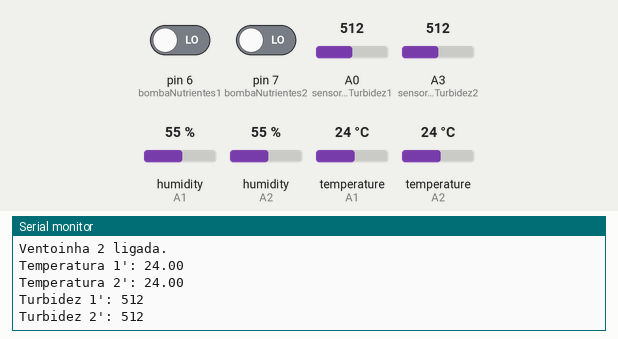
Simulated run of this sketch. Board: Arduino Uno, built with avr-gcc and run on an emulated ATmega328P. On the bench: the last lines printed to the serial monitor. The test bench sets the inputs (shaded band); at power-on: temperature (sensors on A1, A2) 24 °C, A0 (sensorDeTurbidez1) = 512, pin 6 (bombaNutrientes1) LOW, pin 7 (bombaNutrientes2) LOW, A3 (sensorDeTurbidez2) = 512, humidity (sensors on A1, A2) 55 %. The local clock reads 2024-03-15 10:24:30 at power-on unless the sketch sets it.

Above: at 1.2 s.
1.3 s: temperature (sensor on A1) set to 12 °C
3.9 s: A0 (sensorDeTurbidez1) set to 716
At 5.5 s:
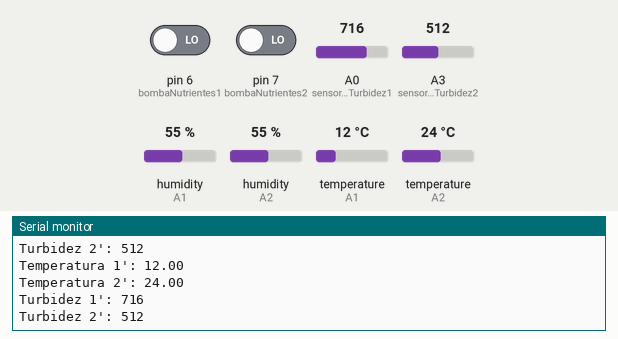
7.9 s: pin 6 (bombaNutrientes1) driven HIGH
12.1 s: temperature (sensor on A1) set to 28 °C
14.7 s: A0 (sensorDeTurbidez1) set to 306
At 16.2 s:
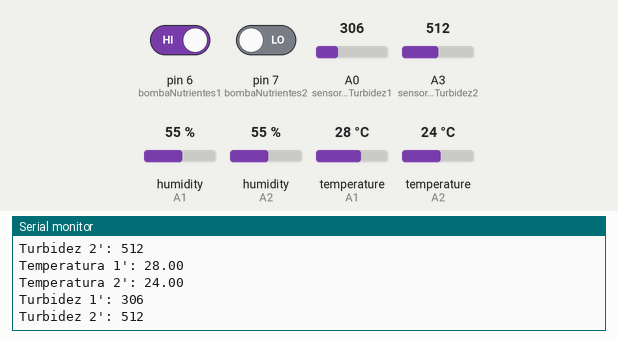
18.4 s: temperature (sensor on A2) set to 12 °C
At 20.7 s:
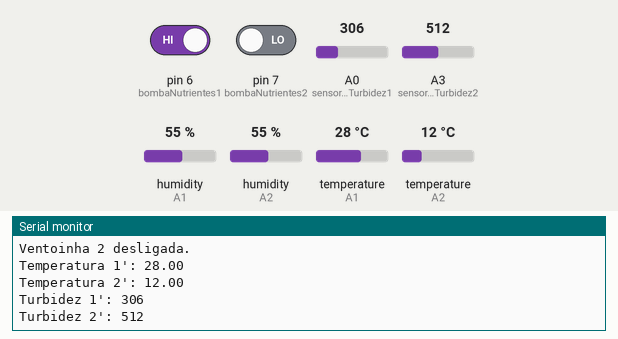
Timing chart, 0 to 22.0 s (numbered marks = the images above; inputs shaded):
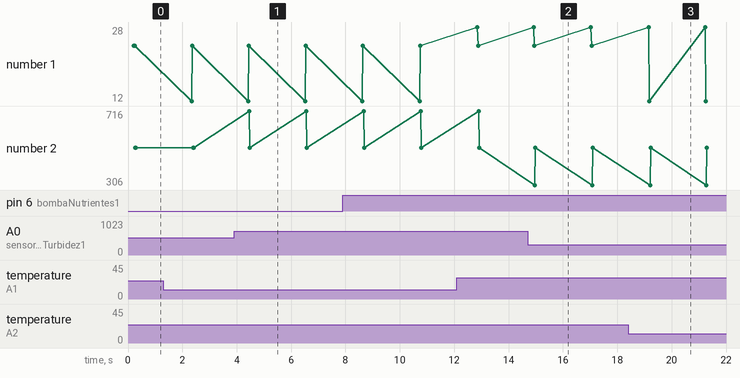

Measured:
- after the input at 3.9 s, the serial monitor: prints a new line after 0.56 s (image 1)
- after the input at 14.7 s, the serial monitor: prints a new line after 0.27 s (image 2)
- after the input at 18.4 s, the serial monitor: prints a new line after 0.70 s (image 3)
- plotted number 1: 24 → 12 after the input at 18.4 s

The sketch:

EstufaInteligente.ino
```cpp
//unir lampadaCultivo1 e 2

#include <DS3231.h>

//PORTA DO MODULO DE RELOGIO: SDA é A4 e SCL é A5
DS3231 rtc(SDA, SCL);
Time t;
int horaAnterior, minutoAnterior, segundoAnterior;

//Trecho de inicialização do sensor de umidade e temperatura
#include "DHT.h"
#define DHTPIN1 A1 // pino que estamos conectado
#define DHTPIN2 A2
#define DHTTYPE DHT11 // DHT 11
// Conecte pino 1 do sensor (esquerda) ao +5V
// Conecte pino 2 do sensor ao pino de dados definido em seu Arduino
// Conecte pino 4 do sensor ao GND
// Conecte o resistor de 10K entre pin 2 (dados)
// e ao pino 1 (VCC) do sensor
DHT dht1(DHTPIN1, DHTTYPE);
DHT dht2(DHTPIN2, DHTTYPE);
float temperatura1, temperatura2, AnteriorTemperatura1, AnteriorTemperatura2;

//Portas digitais com LED
int ledNivelDeAgua1 = 3;
int ledNivelDeAgua2 = 5;
int ledNutrientes1 = 2;
int ledNutrientes2 = 0;
//Variaveis do estado anterior Portas digitais com LED
int AnteriorLedNivelDeAgua1 = 0;
int AnteriorLedNivelDeAgua2 = 0;
int AnteriorLedNutrientes1 = 0;
int AnteriorLedNutrientes2 = 0;

//Equipamentos ligados ao relé
int bombaCirculacao1 = 11;
int bombaCirculacao2 = 12;
int bombaNutrientes1 = 6;
int bombaNutrientes2 = 7;
int lampadaCultivo1 = 8;
int lampadaCultivo2 = 9;
int lampadaAquecimento1 = 10;
int lampadaAquecimento2 = 13;
int ventoinha1 = 0;
int ventoinha2 = 2;

//Variaveis do estado anterior Equipamentos ligados ao relé
int AnteriorBombaCirculacao1 = 0;
int AnteriorBombaCirculacao2 = 0;
int AnteriorBombaNutrientes1 = 0;
int AnteriorBombaNutrientes2 = 0;
int AnteriorLampadaCultivo1 = 0;
int AnteriorLampadaCultivo2 = 0;
int AnteriorLampadaAquecimento1 = 0;
int AnteriorLampadaAquecimento2 = 0;
int AnteriorVentoinha1 = 0;
int AnteriorVentoinha2 = 0;

//Sensores
int sensorNivelDeAgua1 = 6;
int sensorNivelDeAgua2 = 7;
int sensorDeTurbidez1 = A0;
int sensorDeTurbidez2 = A3;
int leituraSensorDeTurbidez1, leituraSensorDeTurbidez2;

//Valores da leitura dos sensores
bool leituraSensorNivelDeAgua1, leituraSensorNivelDeAgua2;

void setup(){
	/*
	pinMode(ledNivelDeAgua1, OUTPUT);
	pinMode(ledNivelDeAgua2, OUTPUT);
	pinMode(ledNutrientes1, OUTPUT);
	pinMode(ledNutrientes2, OUTPUT);
	pinMode(bombaCirculacao1, OUTPUT);
	pinMode(bombaCirculacao2, OUTPUT);
	pinMode(bombaNutrientes1, OUTPUT);
	pinMode(bombaNutrientes2, OUTPUT);
	pinMode(lampadaCultivo1, OUTPUT);
	pinMode(lampadaCultivo2, OUTPUT);
	pinMode(lampadaAquecimento1, OUTPUT);
	pinMode(lampadaAquecimento2, OUTPUT);
	*/
	Serial.begin(9600); //Deve selecionar esta frequência de comunicação no monitor serial (lupa)
	//Inicio da leitura do tempo
	rtc.begin();
	//Inicio da leitura dos sensores de umidade e temperatura
	dht1.begin();
	dht2.begin();
	//Registro do primeiro valor das temperaturas
	temperatura1 = dht1.readTemperature();
	temperatura2 = dht2.readTemperature();
	AnteriorTemperatura1 = temperatura1;
	AnteriorTemperatura2 = temperatura2;

	//Leitura inicial do nivel de água
	leituraSensorNivelDeAgua1 = digitalRead(sensorNivelDeAgua1);
	leituraSensorNivelDeAgua2 = digitalRead(sensorNivelDeAgua2);

	//Leitura inicial sensores de turbidez
	leituraSensorDeTurbidez1 = analogRead(sensorDeTurbidez1);
	leituraSensorDeTurbidez2 = analogRead(sensorDeTurbidez2);

	//Leitura dos tempos iniciais
	horaAnterior = 0;
	minutoAnterior = 0;
	segundoAnterior = 0;
}

bool verificarHora(){
	if(t.hour > 6){
		if(horaAnterior <= 6){
			Serial.println("HORA true: PASSOU DAS 6H");
			return true;
		}
	} else {
		Serial.println("HORA false: ENTRE 0H E 6H");
		return false;
	}
}

bool verificarMinuto(){
	if(t.min <= 20){
		if(minutoAnterior > 20){
			Serial.println("MINUTO true: ENTRE 0 E 20 MINUTOS");
			return true;
		}
	} else {
		Serial.println("MINUTO false: ESTAMOS NOS ENTRE 21 E 60 MINUTOS");
		return false;
	}
}

bool verificarSegundo(){
	if(t.sec % 5 == 0){
		if(segundoAnterior % 5 != 0){
			Serial.println("SEGUNDOS true: ");
			return true;
		}
	} else {
		return false;
	}
}

//Função para ligar as lampadas de cultivo
void ligarLampadasDeCultivo(){
	if(not AnteriorLampadaCultivo1){
		AnteriorLampadaCultivo1 = 1;
		digitalWrite(lampadaCultivo1, HIGH);
		Serial.println("Lampada de cultivo 1 ligada.");
	}
	if(not AnteriorLampadaCultivo2){
		AnteriorLampadaCultivo2 = 1;
		digitalWrite(lampadaCultivo2, HIGH);
		Serial.println("Lampada de cultivo 2 ligada.");
	}
}

void desligarLampadasDeCultivo(){
	if(AnteriorLampadaCultivo1){
		AnteriorLampadaCultivo1 = 0;
		digitalWrite(lampadaCultivo1, LOW);
		Serial.println("Lampada de cultivo 1 desligada.");
	}
	if(AnteriorLampadaCultivo2){
		AnteriorLampadaCultivo2 = 0;
		digitalWrite(lampadaCultivo2, LOW);
		Serial.println("Lampada de cultivo 2 desligada.");
	}
}

void ligarBombaCirculacao1(){
	if(not AnteriorBombaCirculacao1){
		AnteriorBombaCirculacao1 = 1;
		digitalWrite(bombaCirculacao1, HIGH);
		Serial.println("Bomba de circulação 1 ligada.");
	}
}

void ligarBombaCirculacao2(){
	if(not AnteriorBombaCirculacao2){
		AnteriorBombaCirculacao2 = 1;
		digitalWrite(bombaCirculacao2, HIGH);
		Serial.println("Bomba de circulação 2 ligada.");
	}
}

void desligarBombaCirculacao1(){
	if(AnteriorBombaCirculacao1){
		AnteriorBombaCirculacao1 = 0;
		digitalWrite(bombaCirculacao1, LOW);
		Serial.println("Bomba de circulação 1 desligada.");
	}
}

void desligarBombaCirculacao2(){
	if(AnteriorBombaCirculacao2){
		AnteriorBombaCirculacao2 = 0;
		digitalWrite(bombaCirculacao2, LOW);
		Serial.println("Bomba de circulação 2 desligada.");
	}
}

void ligarLedNivelDeAgua1(){
	if(not AnteriorLedNivelDeAgua1){
		AnteriorLedNivelDeAgua1 = 1;
		digitalWrite(ledNivelDeAgua1, HIGH);
		Serial.println("Led nivel de agua 1 ligada.");
	}
}

void desligarLedNivelDeAgua1(){
	if(AnteriorLedNivelDeAgua1){
		AnteriorLedNivelDeAgua1 = 0;
		digitalWrite(ledNivelDeAgua1, LOW);
		Serial.println("Led nivel de agua 1 desligada.");
	}
}

void ligarLedNivelDeAgua2(){
	if(not AnteriorLedNivelDeAgua2){
		AnteriorLedNivelDeAgua2 = 1;
		digitalWrite(ledNivelDeAgua2, HIGH);
		Serial.println("Led nivel de agua 2 ligada.");
	}
}

void desligarLedNivelDeAgua2(){
	if(AnteriorLedNivelDeAgua2){
		AnteriorLedNivelDeAgua2 = 0;
		digitalWrite(ledNivelDeAgua2, LOW);
		Serial.println("Led nivel de agua 2 desligada.");
	}
}

void ligarLampadaAquecimento1(){
	if(not AnteriorLampadaAquecimento1){
		AnteriorLampadaAquecimento1 = 1;
		digitalWrite(lampadaAquecimento1, HIGH);
		Serial.println("Lampada de aquecimento 1 ligada.");
	}
}

void desligarLampadaAquecimento1(){
	if(AnteriorLampadaAquecimento1){
		AnteriorLampadaAquecimento1 = 0;
		digitalWrite(lampadaAquecimento1, LOW);
		Serial.println("Lampada de aquecimento 1 desligada.");
	}
}

void ligarLampadaAquecimento2(){
	if(not AnteriorLampadaAquecimento2){
		AnteriorLampadaAquecimento2 = 1;
		digitalWrite(lampadaAquecimento2, HIGH);
		Serial.println("Lampada de aquecimento 2 ligada.");
	}
}

void desligarLampadaAquecimento2(){
	if(AnteriorLampadaAquecimento2){
		AnteriorLampadaAquecimento2 = 0;
		digitalWrite(lampadaAquecimento2, LOW);
		Serial.println("Lampada de aquecimento 2 desligada.");
	}
}

void desligarBombaNutrientes1(){
	if(AnteriorBombaNutrientes1){
		AnteriorBombaNutrientes1 = 0;
		digitalWrite(bombaNutrientes1, LOW);
		Serial.println("Bomba de nutrientes 1 desligada.");
	}
}

void ligarBombaNutrientes1(){
	if(not AnteriorBombaNutrientes1){
		AnteriorBombaNutrientes1 = 1;
		digitalWrite(bombaNutrientes1, HIGH);
		Serial.println("Bomba de nutrientes 1 ligada.");
	}
}

void desligarBombaNutrientes2(){
	if(AnteriorBombaNutrientes2){
		AnteriorBombaNutrientes2 = 0;
		digitalWrite(bombaNutrientes2, LOW);
		Serial.println("Bomba de nutrientes 2 desligada.");
	}
}

void ligarBombaNutrientes2(){
	if(not AnteriorBombaNutrientes2){
		AnteriorBombaNutrientes2 = 1;
		digitalWrite(bombaNutrientes2, HIGH);
		Serial.println("Bomba de nutrientes 2 ligada.");
	}
}

void desligarVentoinha1(){
	if(AnteriorVentoinha1){
		AnteriorVentoinha1 = 0;
		digitalWrite(ventoinha1, LOW);
		Serial.println("Ventoinha 1 desligada.");
	}
}

void ligarVentoinha1(){
	if(not AnteriorVentoinha1){
		AnteriorVentoinha1 = 1;
		digitalWrite(ventoinha1, HIGH);
		Serial.println("Ventoinha 1 ligada.");
	}
}

void desligarVentoinha2(){
	if(AnteriorVentoinha2){
		AnteriorVentoinha2 = 0;
		digitalWrite(ventoinha2, LOW);
		Serial.println("Ventoinha 2 desligada.");
	}
}

void ligarVentoinha2(){
	if(not AnteriorVentoinha2){
		AnteriorVentoinha2 = 1;
		digitalWrite(ventoinha2, HIGH);
		Serial.println("Ventoinha 2 ligada.");
	}
}

void loop(){
	//Condições referentes ao horario
	t = rtc.getTime();
	//Medida da temperatura
	temperatura1 = dht1.readTemperature();
	temperatura2 = dht2.readTemperature();
	//Trecho de código que só vai funcionar entre 6:00am e 23:59pm
	if(t.hour >= 6){
		//Liga as lampadas led de cultivo
		if(horaAnterior < 6){
			ligarLampadasDeCultivo();
		}

		//Liga as bombas de água por 30 minutos a cada 1h
		if(t.sec % 5 == 0 and segundoAnterior % 5 != 0){
			//Verifica se o nivel da água estava OK antes de ligar a bombaCirculacao1
			if(leituraSensorNivelDeAgua1){
				ligarBombaCirculacao1();
				desligarLedNivelDeAgua1();
			}
			//Acende as LEDs de sinalização de baixo nível de água se a leitura do nivel for baixa
			else{
				desligarBombaCirculacao1();
				ligarLedNivelDeAgua1();
			}
			//Verifica se o nivel da água estava OK antes de ligar a bombaCirculacao2
			if(leituraSensorNivelDeAgua2){
				ligarBombaCirculacao2();
				desligarLedNivelDeAgua2();
			}
			//Acende as LEDs de sinalização de baixo nível de água se a leitura do nivel for baixa
			else{
				desligarBombaCirculacao2();
				ligarLedNivelDeAgua2();
			}
		}
		//Realiza a leitura do nível de água enquanto a bomba de água estiver desligada
		leituraSensorNivelDeAgua1 = digitalRead(sensorNivelDeAgua1);
		leituraSensorNivelDeAgua2 = digitalRead(sensorNivelDeAgua2);
		//Apaga as LEDs de sinalização de baixo nível de água se a leitura do nivel for alto
		if(leituraSensorNivelDeAgua1){
			desligarLedNivelDeAgua1();
		} else {
			ligarLedNivelDeAgua1();
		}
		if(leituraSensorNivelDeAgua2){
			desligarLedNivelDeAgua2();
		} else {
			ligarLedNivelDeAgua2();
		}
	} else {
		//Desliga as lampadas led de cultivo quando estiver de noite
		desligarLampadasDeCultivo();
	}
	//Executar ações com variação da temperatura
	if(not isnan(temperatura1) and not isnan(temperatura2)){
		if(temperatura1 < 23){
			ligarLampadaAquecimento1();
			desligarVentoinha1();
		} else {
			desligarLampadaAquecimento1();
			ligarVentoinha1();
		}
		if(temperatura2 < 23){
			ligarLampadaAquecimento2();
			desligarVentoinha2();

		} else {
			desligarLampadaAquecimento2();
			ligarVentoinha2();
		}
	}

	//Leitura dos sensores de turbidez
	if(leituraSensorDeTurbidez1 > 712){
		ligarBombaNutrientes1();
	} else {
		desligarBombaNutrientes1();
	}
	if(leituraSensorDeTurbidez2 > 910){
		ligarBombaNutrientes2();
	} else {
		desligarBombaNutrientes2();
	}
	horaAnterior = t.hour;
	minutoAnterior = t.min;
	segundoAnterior = t.sec;
	AnteriorTemperatura1 = temperatura1;
	AnteriorTemperatura2 = temperatura2;
	leituraSensorDeTurbidez1 = analogRead(sensorDeTurbidez1);
	leituraSensorDeTurbidez2 = analogRead(sensorDeTurbidez2);
	Serial.print("Temperatura 1': ");
	Serial.println(temperatura1);
	Serial.print("Temperatura 2': ");
	Serial.println(temperatura2);
	Serial.print("Turbidez 1': ");
	Serial.println(leituraSensorDeTurbidez1);
	Serial.print("Turbidez 2': ");
	Serial.println(leituraSensorDeTurbidez2);
	Serial.println("");
	delay(2000);
	//Turbidez na agua 700, na solução 712
}
//711^712 agua de mesa tratada com nutriente
//711^721 agua de torneira com nutrientes
//715^717^726 agua sistema exterior
//715^716 água torneira

//Sensor turb 2 : 910~912 água pura / 906~908 com nutriente novo 
```
